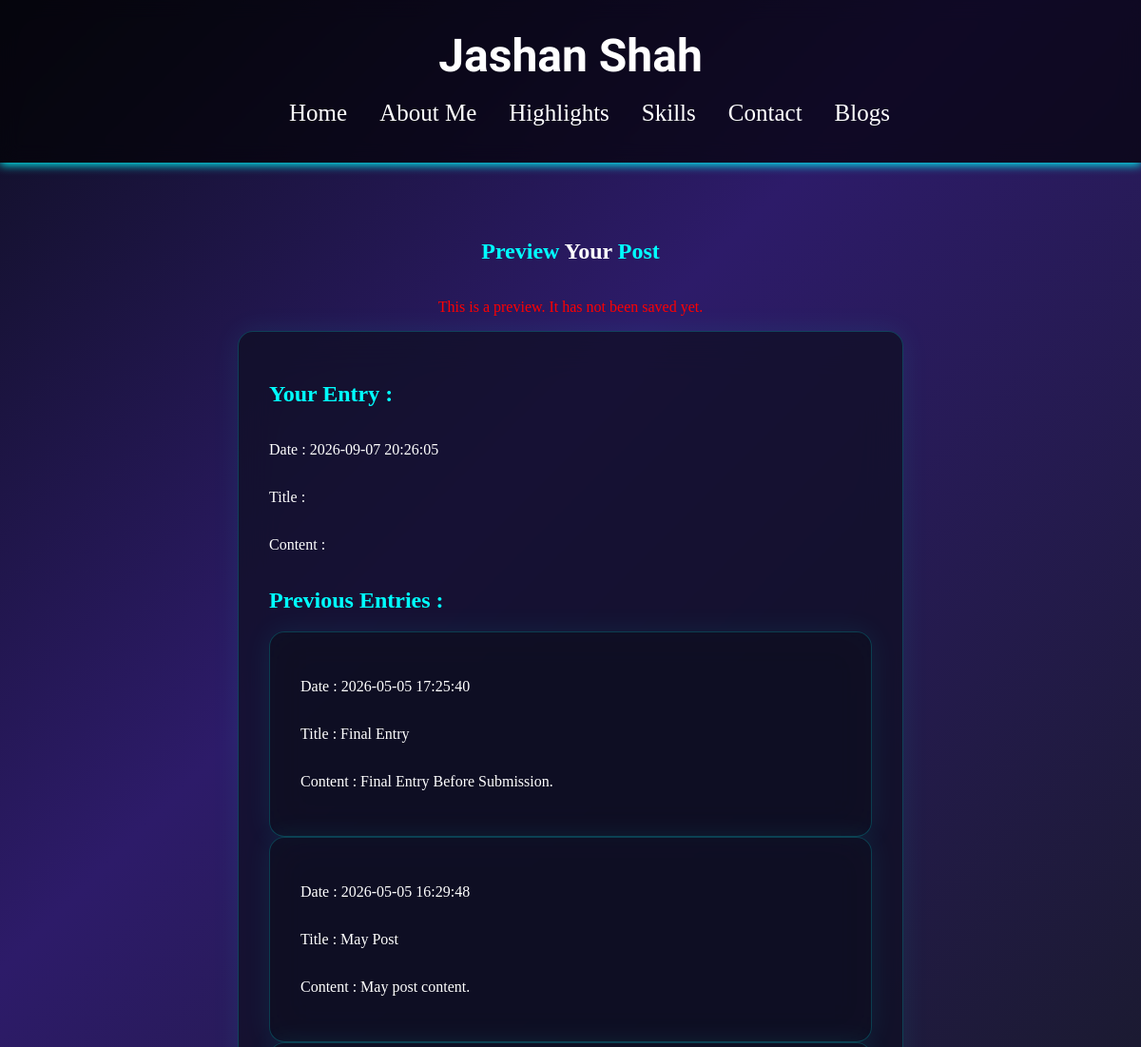
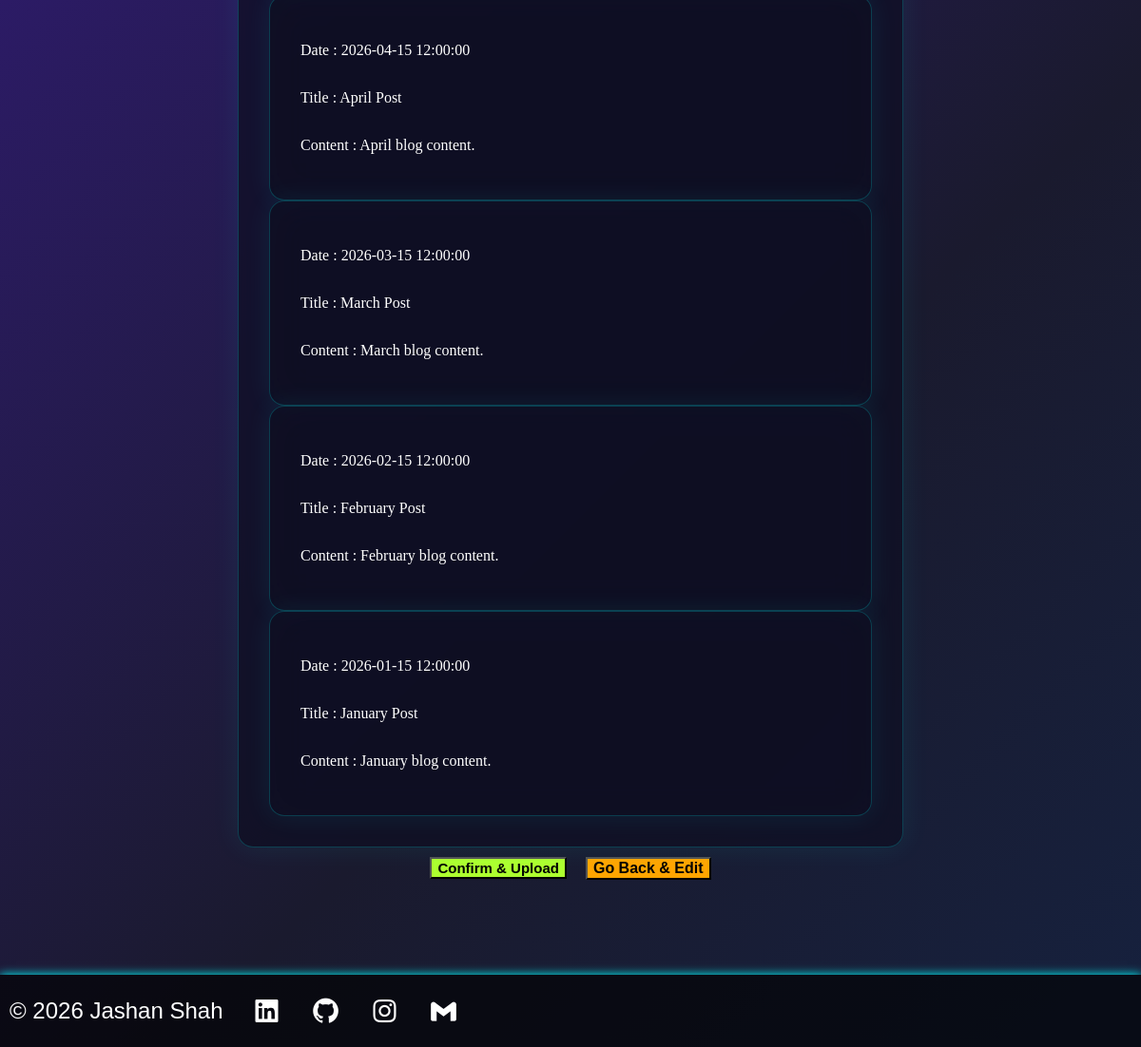
The app's page /preview.php (signed in) with its own data (2 pictures, top to bottom).
### tables this page shows
CREATE TABLE `blog_posts` (
  `id` int NOT NULL AUTO_INCREMENT,
  `title` varchar(255) NOT NULL,
  `body` text NOT NULL,
  `created_at` datetime NOT NULL DEFAULT CURRENT_TIMESTAMP,
  PRIMARY KEY (`id`)
);

### preview.php (the view, shortened to what this page needs)
<?php
$previewTitle = $_POST['title'];
$previewBody = $_POST['content'];
$previewDate = date("Y-m-d H:i:s");
$connection = new mysqli($servername, $dbusername, $dbpassword, $dbname);
$sql = "SELECT title, body, created_at FROM blog_posts";
$result = $connection->query($sql);
$posts = [];
while ($row = $result->fetch_assoc()) {
    $posts[] = $row;
}
$n = count($posts);
for ($i = 0; $i < $n - 1; $i++) {
    $max_idx = $i;
    for ($j = $i + 1; $j < $n; $j++) {
        if (strtotime($posts[$j]['created_at']) > strtotime($posts[$max_idx]['created_at'])) {
            $max_idx = $j;
        }
    }
    $temp = $posts[$max_idx];
    $posts[$max_idx] = $posts[$i];
    $posts[$i] = $temp;
}
?>
<!DOCTYPE html>
<html lang="en">
<head>
    <link rel="stylesheet" href="css/header.css">
    <link rel="stylesheet" href="css/footer.css">
    <link rel="stylesheet" href="css/preview.css">
    <link rel="stylesheet" href="css/reset.css">
    <link href='https://unpkg.com/boxicons@2.1.4/css/boxicons.min.css' rel='stylesheet'>
    <link rel="stylesheet" href="mobile/previewmobile.css">
    <link rel="stylesheet" href="mobile/footermobile.css">
    <link rel="stylesheet" href="mobile/headermobile.css">
</head>
<body>
    <div class="container">
        <header id="header">
            <h3>
                <font size="7rem"><a href="Portfolio.html">Jashan Shah</a></font>
            </h3>
            <nav>
                <ul>
                    <li><a href="Portfolio.html">Home</a></li>
                    <li><a href="aboutme.html">About Me</a></li>
                    <li><a href="education.html">Highlights</a></li>
                    <li><a href="skills.html">Skills</a></li>
                    <li><a href="contact.html">Contact</a></li>
                    <li><a href="viewBlog.php">Blogs</a></li>
                </ul>
            </nav>
        </header>
        <section class="preview">
            <h1>
                <font color="aqua">Preview</font> Your <font color="aqua">Post</font>
            </h1>
            <p>
                <font color="red">This is a preview. It has not been saved yet.</font>
            </p>
            <article class="blog">
                <div class="box">
                    <h2>
                        <font color="aqua">Your Entry : </font>
                    </h2>
                    <p class="date">Date : <?php echo $previewDate; ?></p>
                    <p class="title">Title : <?php echo htmlspecialchars($previewTitle); ?></p>
                    <p class="text">Content : <?php echo nl2br(htmlspecialchars($previewBody)); ?></p>
                    <h2>
                        <font color="aqua">Previous Entries : </font>
                    </h2>
                    <?php
                    if ($result->num_rows > 0) {
                        if (empty($posts)) {
                            echo "<div class='box'><p class='title'>No posts found for this month.</p></div>";
                        } else {
                            foreach ($posts as $post) {
                                echo "<div class='box'>
                                        <p class='date'>Date : {$post['created_at']}</p>
                                        <p class='title'>Title : {$post['title']}</p>
                                        <p class='text'>Content : {$post['body']}</p>
                                    </div>";
                            }
                        }
                    } else {
                        echo "<div class='box'><p class='title'>No Blog Entered</p></div>";
                    }
                    ?>
                </div>
            </article>
            <div class="navlinks">
                <form action="addPost.php" method="POST">
                    <button type="submit" class="submit">Confirm & Upload</button>
                </form>
                <button onclick="history.back()" class="goback">Go Back & Edit</button>
            </div>
        </section>
        <footer class="footer">
            <p>© 2026 Jashan Shah</p>
            <a href="https://www.linkedin.com/in/jashan-shah-cs" target="_blank"><i
                    class='bx bxl-linkedin-square'></i></a>
            <a href="https://github.com/jashanshah-CS" target="_blank"><i class='bx bxl-github'></i></a>
            <a href="https://www.instagram.com/jashan_shah_25/" target="_blank"><i class='bx bxl-instagram'></i></a>
            <a href="https://mail.google.com/mail/u/0/#inbox?compose=DmwnWrRtswPCLpPmGlZdcbMdHFTXvKSmSZbctDpclZRNhLcBLxnnCXfhCKgrPfBNqlRxlHfkhLnb"
                target="_blank"><i class='bx bxl-gmail'></i></a>
        </footer>
    </div>
</body>
</html>

### css/header.css (style rules this page uses)
body { background: linear-gradient(135deg, #0f0f23 0%, #2d1b69 30%, #1a1a2e 70%, #16213e 100%); color: white; }
#header { grid-area: header; background-color: rgba(0, 0, 0, 0.638); display: flex; flex-direction: column; align-items: center; justify-content: center; font-size: 1.2rem; gap: 10px; padding: 15px 20px; animation: slidedown 1s; position: sticky; top: 0; backdrop-filter: blur(10px); box-shadow: aqua 0px 2px 10px 0px; z-index: 1000; height: 100%; }
#header h3 { margin: 0; }
#header h3 a { text-decoration: none; color: white; font-family: "Sofia", sans-serif; }
#header nav ul { display: flex; justify-content: center; list-style: none; gap: 10px; margin: 0; }
#header nav a { text-decoration: none; color: white; padding: 8px 12px; white-space: nowrap; display: inline-block; font-size: 25px; }

### css/footer.css (style rules this page uses)
.footer { grid-area: footer; box-shadow: aqua 0px 0px 10px 0px; background-color: rgba(0, 0, 0, 0.638); display: flex; animation: slideup 1s; }
.footer p { font-size: 1.5rem; padding-left: 10px; font-family: "Audiowide", sans-serif; }
.footer a { margin-left: 30px; font-size: 2rem; color: white; text-decoration: none; display: flex; align-items: center; }

### css/preview.css (style rules this page uses)
.container { display: grid; grid-template-columns: 1fr ; grid-template-rows: 6.2rem 1fr; grid-template-areas: "header" "preview" "footer"; min-height: 100vh; }
.preview { grid-area: preview; display: flex; flex-direction: column; justify-content: center; align-items: center; padding: 5rem; }
.preview .blog { width: 100%; max-width: 700px; }
.preview .blog .box { background: rgba(15, 15, 35, 0.75); backdrop-filter: blur(20px); border: 1px solid rgba(0, 255, 255, 0.2); border-radius: 16px; padding: 2rem; box-shadow: 0 0 30px rgba(0, 255, 255, 0.08); display: flex; flex-direction: column; word-break: break-word; }
.preview .navlinks { display: flex; flex-direction: row; padding-top: 10px; padding-bottom: 10px; gap: 20px; }
.navlinks .submit { background-color: greenyellow; cursor: pointer; font-size: 15px; font-weight: 900; }
.navlinks .goback { background-color: orange; cursor: pointer; font-size: 16px; font-weight: 900; }

### mobile/previewmobile.css (style rules this page uses)
.container { display: grid; grid-template-columns: 1fr; grid-template-rows: auto; grid-template-areas: "header" "preview" "footer"; gap: 10px; min-height: 100vh; }

### records on screen
blog_posts: created_at "2026-05-05 17:25:40", title "Final Entry", body "Final Entry Before Submission."
blog_posts: created_at "2026-05-05 16:29:48", title "May Post", body "May post content."
blog_posts: created_at "2026-04-15 12:00:00", title "April Post", body "April blog content."
blog_posts: created_at "2026-03-15 12:00:00", title "March Post", body "March blog content."
blog_posts: created_at "2026-02-15 12:00:00", title "February Post", body "February blog content."
blog_posts: created_at "2026-01-15 12:00:00", title "January Post", body "January blog content."
